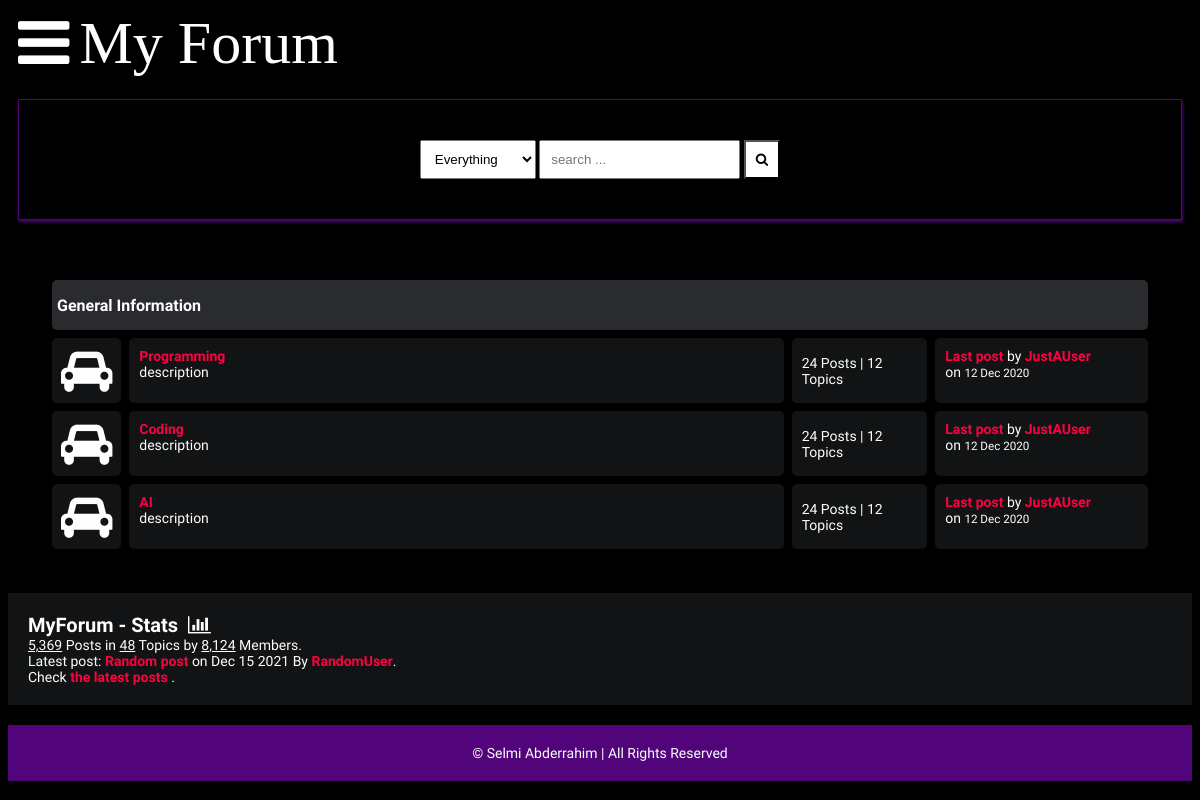
Before: / with the older database file.
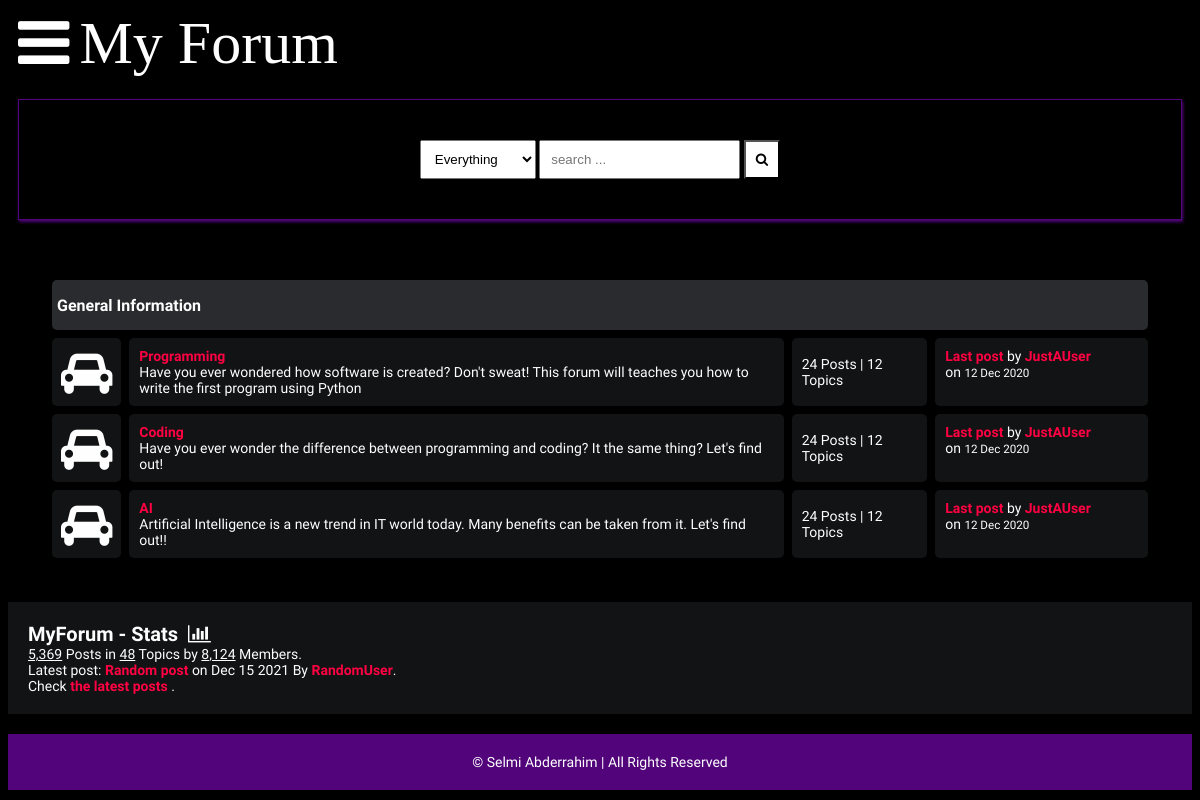
After: the same page with the newer database file.
### main/models.py (models this page shows, shortened)
class Category(models.Model):
    title = models.CharField(max_length=50)
    slug = models.SlugField(max_length=400, unique=True, blank=True)
    description = models.TextField(default='description')
    description = models.TextField(default=description)
    class Meta:
        verbose_name_plural = 'categories'

### main/views.py (the view)
# urls.py: path('', views.home, name='home'),
def home(request):
    forums = Category.objects.all()
    context = {'forums':forums}
    return render(request, 'forums.html', context)

### templates/forums.html
{% extends 'base.html' %}
{% block content %}
<html><body>
    <div class="container">
        <div class="subforum">
            <div class="subforum-title">
                <h1>General Information</h1>
            </div>
            {% for forum in forums %}
            <div class="subforum-row">
                <div class="subforum-icon subforum-column center">
                    <i class="fa fa-car center"></i>
                </div>
                <div class="subforum-description subforum-column">
                    <h4><a href="{{form.get_url}}">{{forum.title}}</a></h4>
                    <p>{{forum.description}}</p>
                </div>
                <div class="subforum-stats subforum-column center">
                    <span>24 Posts | 12 Topics</span>
                </div>
                <div class="subforum-info subforum-column">
                    <b><a href="">Last post</a></b> by <a href="">JustAUser</a>
                    <br>on <small>12 Dec 2020</small>
                </div>
            </div>
            {% endfor %}
        </div>
    </div>
    <div class="forum-info">
        <div class="chart">
            MyForum - Stats &nbsp;<i class="fa fa-bar-chart"></i>
        </div>
        <span><u>5,369</u> Posts in <u>48</u> Topics by <u>8,124</u> Members.</span><br>
        <span>Latest post: <b><a href="">Random post</a></b> on Dec 15 2021 By <a href="">RandomUser</a></span>.<br>
        <span>Check <a href="">the latest posts</a> .</span><br>
    </div>
</body>
</html>
{% endblock content %}

### templates/base.html (shortened to what this page needs)
{% load static %}
<!DOCTYPE html>
<html lang="en">
<head>
    <link rel="stylesheet" href="{% static 'style.css' %}">
    <link rel="stylesheet" href="https://cdnjs.cloudflare.com/ajax/libs/font-awesome/4.7.0/css/font-awesome.min.css">
</head>
<body>
    <header>
        <div class="navbar">
            <a class="bar-icon" id="iconBar" onclick="hideIconBar()"><i class="fa fa-bars"></i></a>
            <div class="brand">My Forum</div>
        </div>
        <div class="search-box">
            <div>
                <select name="" id="">
                    <option value="Everything">Everything</option>
                </select>
                <input type="text" name="q" placeholder="search ...">
                <button><i class="fa fa-search"></i></button>
            </div>
        </div>
    </header>
    {% block content %}
    {% endblock content %}
    <footer>
        <span>&copy;  Selmi Abderrahim | All Rights Reserved</span>
    </footer>
</body>
</html>

### static/style.css (style rules this page uses)
* { box-sizing: border-box; }
html { font-size: 14px; font-family: 'Titillium Web', sans-serif; background-color:rgb(0,0,0); color:#FEFEFE; }
a { color:#FF0042; font-weight: bolder; text-decoration: none; }
h1 { font-size:16px; font-weight: bolder; }
.container { margin: 20px; padding: 20px; }
.subforum { margin-top:20px; }
.subforum-title { background-color:#292B2E; padding: 5px; border-radius: 5px; margin:4px; }
.subforum-row { display: grid; grid-template-columns: 7% 60% 13% 20%; }
.subforum-column { padding: 10px; margin:4px; border-radius: 5px; background-color:#111314; }
.subforum-description * { margin-block: 0; }
.center { display: flex; justify-content: center; align-items: center; }
.subforum-icon i { font-size: 45px; }
header { margin-inline: 10px; }
.navbar { display:flex; align-items: center; }
.bar-icon { font-size: 60px; display: inline-block; margin-right:10px; color: #fff; cursor: pointer; }
.brand { font-size:60px; display: inline-block; font-family:aquire; }
.search-box { border: solid 1px #52057b; margin-top: 20px; padding: 40px; display:flex; justify-content: center; box-shadow:1px 2px 3px #52057b; }
.search-box select { padding: 10px; }
.search-box input { padding: 10px; }
.search-box button { padding: 10px; background-color:#fff; color:#000000; }
.forum-info { padding: 20px; background-color: #111314; }
.chart { font-size:20px; font-weight:bold; }
footer { margin-top: 20px; padding: 20px; background-color: #52057b; display: block; text-align: center; }

Changed rows visible on the page:
changed Category "Programming": description "description" → "Have you ever wondered how software is created? Don't sweat! This forum will teaches you how to write the first program using Python"
changed Category "Coding": description "description" → "Have you ever wonder the difference between programming and coding? It the same thing? Let's find out!"
changed Category "AI": description "description" → "Artificial Intelligence is a new trend in IT world today. Many benefits can be taken from it. Let's find out!!"
